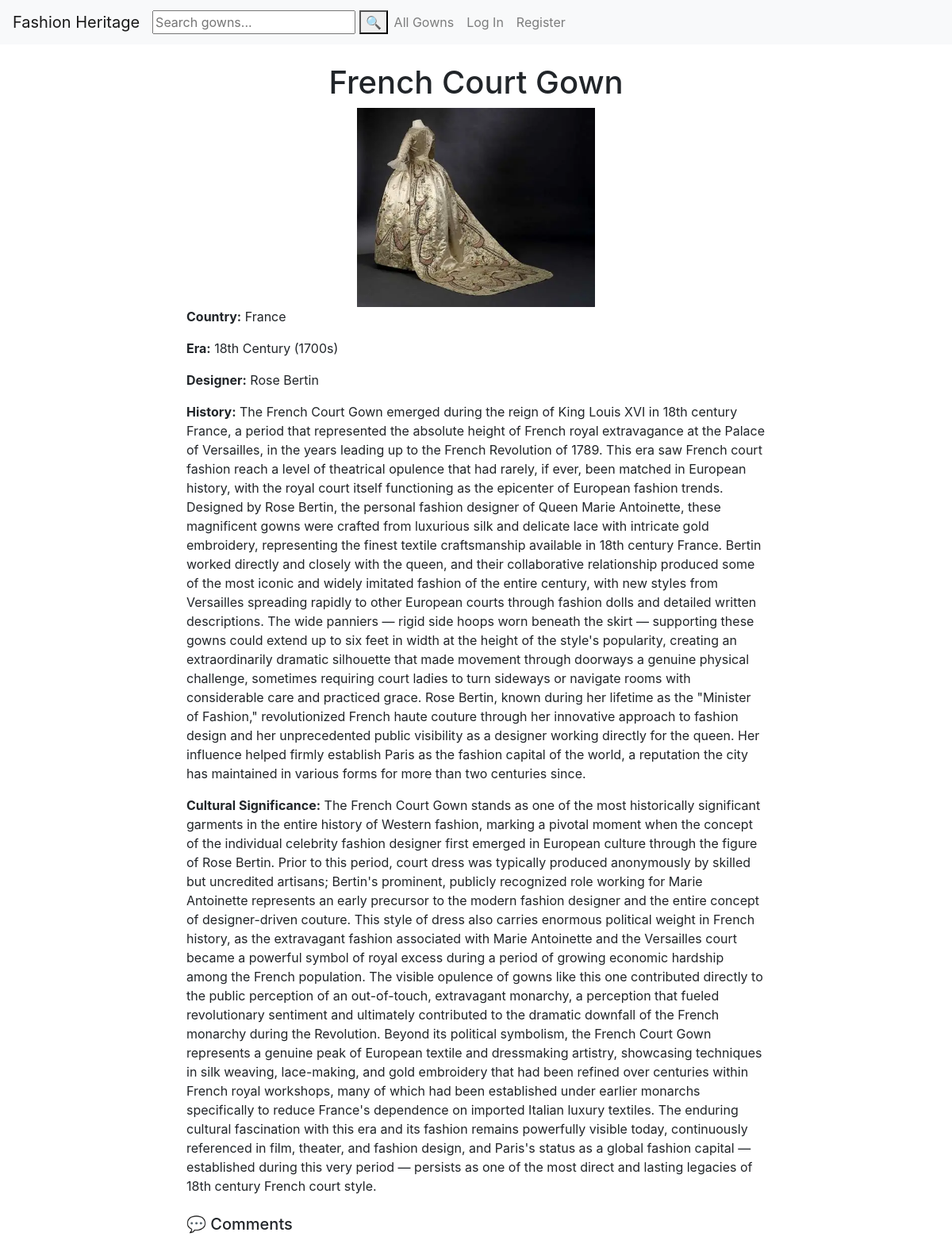
The page /gown/2 on the database its author committed.
### fashion_heritage/models.py (models this page shows, shortened)
class Gown(models.Model):
    name = models.CharField(max_length=100)
    image = models.ImageField(upload_to='gowns/')
    history = models.TextField()
    country_of_origin = models.CharField(max_length=200)
    era = models.CharField(max_length=200)
    designer = models.CharField(max_length=200)
    materials = models.TextField()
    cultural_significance = models.TextField()
    added_by = models.ForeignKey('auth.User', on_delete=models.CASCADE, related_name='gowns')
    created_at = models.DateTimeField(auto_now_add=True)

### fashion_heritage/views.py (the view)
# urls.py: path("gown/<int:gown_id>", views.gown_detail, name="gown_detail"),
def gown_detail(request, gown_id):
    gown = Gown.objects.get(id=gown_id)
    comments = Comment.objects.filter(gown=gown)
    return render(request, "fashion_heritage/gown_detail.html", {
        "gown": gown,
        "comments": comments
    })

### fashion_heritage/templates/fashion_heritage/gown_detail.html (shortened to what this page needs)
{% extends "fashion_heritage/layout.html" %}
    {% block body %}
    <div class="container mt-4">
        <div class="row justify-content-center">
            <div class="col-md-8">
        <h1 style="text-align: center";>{{ gown.name }}</h1>
        <div style="text-align: center";><img src="/media/{{ gown.image }}" width="300"></div>
        <p><strong>Country:</strong> {{ gown.country_of_origin }}</p>
        <p><strong>Era:</strong> {{ gown.era }}</p>
        <p><strong>Designer:</strong> {{ gown.designer }}</p>
        <p><strong>History:</strong> {{ gown.history }}</p>
        <p><strong>Cultural Significance:</strong> {{ gown.cultural_significance }}</p>
    <h5 class="mt-4">💬 Comments</h5>
             </div>
        </div>
    </div>
    {% endblock %}

### rows shown on the page
Gown: name "French Court Gown", image (picture), country_of_origin "France", era "18th Century (1700s)", designer "Rose Bertin", history "The French Court Gown emerged during the reign of King Louis XVI in 18th century France, a period that represented the absolute height of French royal extravagance at the Palace of Versailles, in the years leading up to the French Revolution of 1789. This era saw French court fashion reach a level of theatrical opulence that had rarely, if ever, been matched in European history, with the royal court itself functioning as the epicenter of European fashion trends. Designed by Rose Bertin, the personal fashion designer of Queen Marie Antoinette, these magnificent gowns were crafted from luxurious silk and delicate lace with intricate gold embroidery, representing the finest textile…", cultural_significance "The French Court Gown stands as one of the most historically significant garments in the entire history of Western fashion, marking a pivotal moment when the concept of the individual celebrity fashion designer first emerged in European culture through the figure of Rose Bertin. Prior to this period, court dress was typically produced anonymously by skilled but uncredited artisans; Bertin's prominent, publicly recognized role working for Marie Antoinette represents an early precursor to the modern fashion designer and the entire concept of designer-driven couture. This style of dress also carries enormous political weight in French history, as the extravagant fashion associated with Marie…"
